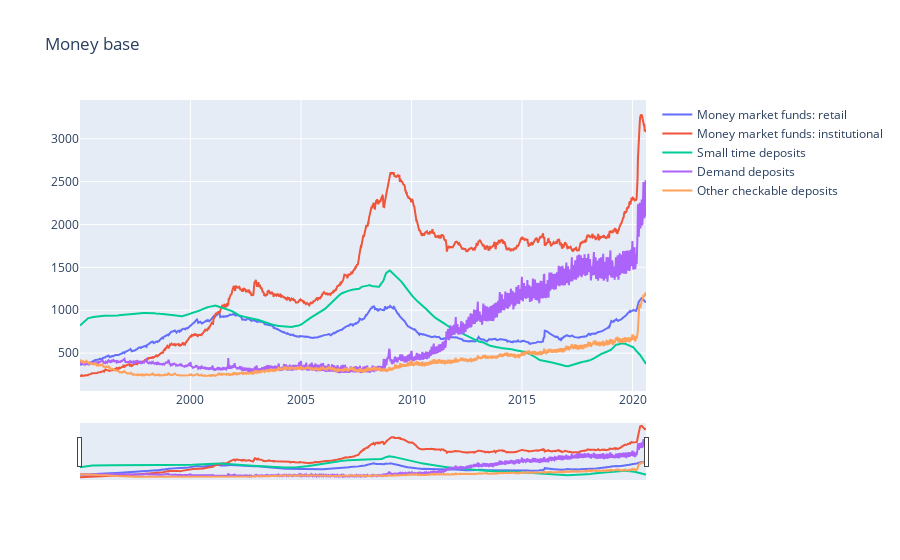

The notebook cell this image was saved under:
### Code cell
df = H6['1995':].drop(columns='dep_savings').copy()
ts_plot(
    df,
    df.index,
    df.columns,
    ['Money market funds: retail','Money market funds: institutional',
    'Small time deposits','Demand deposits','Other checkable deposits'],
    'Money base'
)

### Figure 1 — Plotly figure (JSON) as saved in the notebook; plotly's stock layout.template omitted (floating-point values rounded to 4 significant figures; data arrays with more than 128 entries replaced by an {"elided": "..."} marker saying what was removed)
{"data": [{"name": "Money market funds: retail", "type": "scatter", "x": {"elided": "1337 str values"}, "y": {"elided": "1337 float values"}}, {"name": "Money market funds: institutional", "type": "scatter", "x": {"elided": "1337 str values"}, "y": {"elided": "1337 float values"}}, {"name": "Small time deposits", "type": "scatter", "x": {"elided": "1337 str values"}, "y": {"elided": "1337 float values"}}, {"name": "Demand deposits", "type": "scatter", "x": {"elided": "1337 str values"}, "y": {"elided": "1337 float values"}}, {"name": "Other checkable deposits", "type": "scatter", "x": {"elided": "1337 str values"}, "y": {"elided": "1337 float values"}}], "layout": {"title": {"text": "Money base"}, "xaxis": {"rangeslider": {"visible": true}}}}
